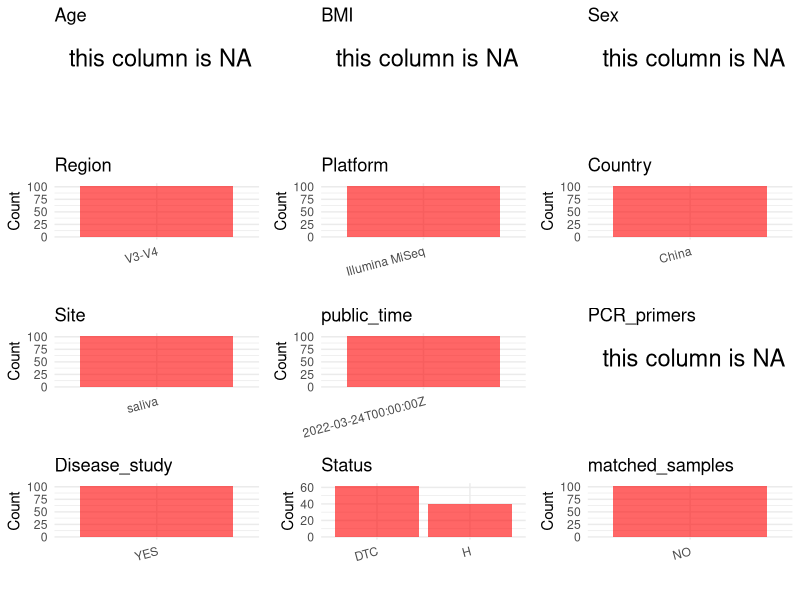

Here is the R script that generated this plot: (Note: this script raises an error after producing the figure.)
## ---- chunk 1
# Load necessary libraries
library(dplyr)
library(ggplot2)
library(cowplot)

# Set working directory (update this path to your local directory)
setwd("D:/metadata/3/PRJNA784772")

# Read the initial metadata files
initial_meta<-read.csv("SraRunTable.csv",header = T)

# Combine the two metadata files
#meta <- rbind(initial_meta, initial_meta1)

#Remove entries non-oral samples
#initial_meta <- subset(initial_meta,BioSampleModel != "Metagenome or environmental")

# Check the number of samples containing "HT" in Sample.Name (e.g., healthy controls)
#nrow(subset(meta, grepl("HT", Sample.Name)))

# Display the first few rows of the metadata
head(initial_meta)
## ---- chunk 2
# Create a uniform metadata dataframe
metadata <- data.frame(
  BioProject = initial_meta$BioProject,
  Run = initial_meta$Run,
  sample_name = initial_meta$Sample.Name,
  Age = NA,
  BMI = NA,
  Sex=NA,
  Region = "V3-V4",
  Platform = initial_meta$Instrument,
  Country = initial_meta$geo_loc_name_country,
  Site = "saliva",
  public_time = initial_meta$ReleaseDate,
  Status      = ifelse(grepl("^MD",  initial_meta$Sample.Name), "DTC",
                       ifelse(grepl("^CON",  initial_meta$Sample.Name), "H",NA)),
  PCR_primers = NA,
  stringsAsFactors = FALSE
)
## ---- chunk 3
# Add information obtained from the publication
#metadata$PCR_primers <- "515F-806R"
metadata$title <- "Alterations in Oral Microbiota of Differentiated Thyroid Carcinoma Patients With Xerostomia After Radioiodine Therapy"
metadata$Disease_study <- "YES"
# Assign disease status based on sample_name patterns

keep_subjects <- unique(subset(metadata, Site == "saliva")$sample_name)
metadata <- subset(metadata, sample_name %in% keep_subjects)


metadata$matched_samples <- "NO"
## ---- chunk 4
# Check the number of unique runs and sample names
print(paste("Number of unique runs:", length(unique(metadata$Run))))
print(paste("Number of unique sample names:", length(unique(metadata$sample_name))))
## ---- chunk 5
# Select columns for visualization
plot_data <- metadata %>%
  select(-BioProject, -Run, -sample_name, -title)

# Function to create simple plots for each column
create_simple_plots <- function(data) {
  plots <- list()
  
  for (col in colnames(data)) {
    # Check if the column is all NA
    if (all(is.na(data[[col]]))) {
      # Create an empty plot with text indicating all NA
      p <- ggplot() +
        annotate("text", x = 0.5, y = 0.5, label = "this column is NA", size = 6) +
        labs(title = col) +
        theme_void()
    } else if (is.numeric(data[[col]])) {
      # Numeric variable: histogram
      p <- ggplot(data, aes(x = .data[[col]])) +
        geom_histogram(fill = "blue", alpha = 0.6, bins = 20, na.rm = TRUE) +
        labs(title = col) +
        theme_minimal()
    } else {
      # Categorical variable: bar plot (remove NA values)
      count_data <- as.data.frame(table(data[[col]], useNA = "ifany"))
      p <- ggplot(count_data, aes(x = reorder(Var1, -Freq), y = Freq)) +
        geom_col(fill = "red", alpha = 0.6) +
        labs(title = col, x = NULL, y = "Count") +
        theme_minimal() +
        theme(axis.text.x = element_text(angle = 15, hjust = 1))
    }
    plots[[col]] <- p
  }
  
  return(plots)
}

# Generate and arrange plots
plots <- create_simple_plots(plot_data)
p<-plot_grid(plots$Age, 
          plots$BMI, 
          plots$Sex, 
          plots$Region, 
          plots$Platform, 
          plots$Country, 
          plots$Site,
          plots$public_time, 
          plots$PCR_primers,
          plots$Disease_study,
          plots$Status,
          plots$matched_samples,# add 
          ncol = 3, align = "hv", axis = "lb")
ggsave("Metadata_Summary.png", plot = p, width = 8, height = 6, dpi = 150)
## ---- chunk 6
knitr::include_graphics("metadata_summary.png")
## ---- chunk 7
# Reorder columns to match the desired format
metadata <- metadata[, c(
  "BioProject", "Run", "sample_name", "Age", "BMI", "Sex", 
  "Region", "Platform", "Country", "Site", "public_time", 
  "PCR_primers", "title", "Disease_study", "Status","matched_samples"
)]

# Export the uniform metadata to a CSV file
write.csv(metadata, file = "metadata.csv", quote = TRUE)
head(metadata)
